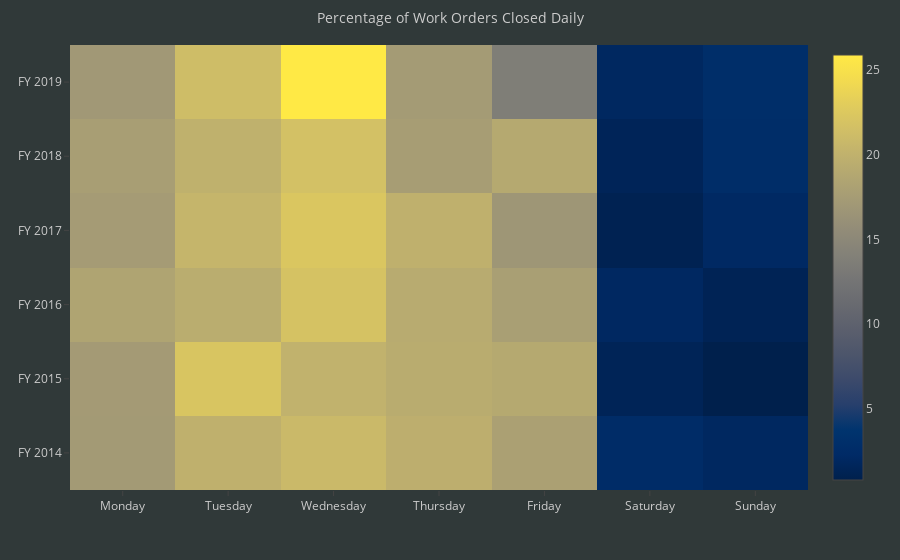

Here is the notebook cell this chart was saved with:
### Code cell
pyo.iplot(make_daily_percent_close_heatmap())

### Figure 1 — Plotly figure (JSON) as saved in the notebook; plotly's stock layout.template omitted (floating-point values rounded to 4 significant figures)
{"data": [{"colorscale": "Cividis", "type": "heatmap", "uid": "4a5b5ba4-0371-4bdf-86a0-d5c4e7c84886", "x": ["Monday", "Tuesday", "Wednesday", "Thursday", "Friday", "Saturday", "Sunday"], "y": ["FY 2014", "FY 2015", "FY 2016", "FY 2017", "FY 2018", "FY 2019"], "z": [[17.25, 19.86, 20.81, 19.66, 17.98, 2.519, 1.921], [17.29, 22.11, 20.04, 19.31, 19.0, 1.431, 0.8156], [18.36, 19.46, 21.83, 19.23, 17.79, 2.019, 1.311], [17.41, 20.4, 22.27, 19.89, 16.74, 1.163, 2.13], [17.67, 19.92, 21.67, 17.64, 18.98, 1.471, 2.658], [17.07, 21.22, 25.87, 17.31, 13.67, 1.926, 2.927]]}], "layout": {"font": {"color": "#CCCCCC"}, "hovermode": "closest", "margin": {"b": 70, "l": 70, "r": 15, "t": 45}, "paper_bgcolor": "#303939", "plot_bgcolor": "#303939", "title": "Percentage of Work Orders Closed Daily", "titlefont": {"color": "#CCCCCC", "size": 14}}}
